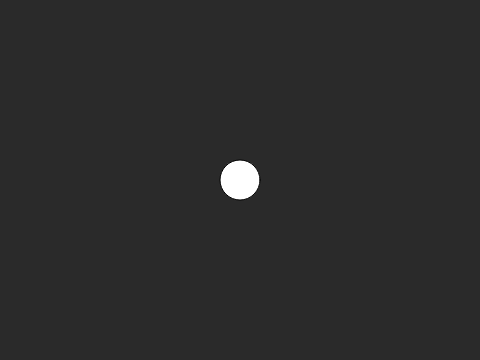
Frame 1 (no input)
Frame 60 (no input): identical to frame 1, image omitted
Frame 120 (the mouse pressed at the canvas centre since frame 60): identical to frame 1, image omitted

The p5.js sketch that drew this single still picture (run headless with seeded random() and noise() and a simulated clock; from frame 60 on, the mouse is pressed at the canvas centre):

// p5.js sketch
// ── sketch.js
var particle;

function setup() {
  createCanvas(480,360);
  particle = new Particle();
}

function draw() {
  background(42);
  particle.update();
  particle.display();
}

// ── Particle.js
function Particle() {
  this.pos = createVector(width/2, height/2);
  this.vel = createVector(0, 0);
  this.acc = createVector(0, 0);
  
  this.update = function(){
    this.vel.add(this.acc);
    this.pos.add(this.vel);
  }
  
  this.display = function(){
    fill(255);
    ellipse(this.pos.x, this.pos.y, 40, 40);
  }
}
